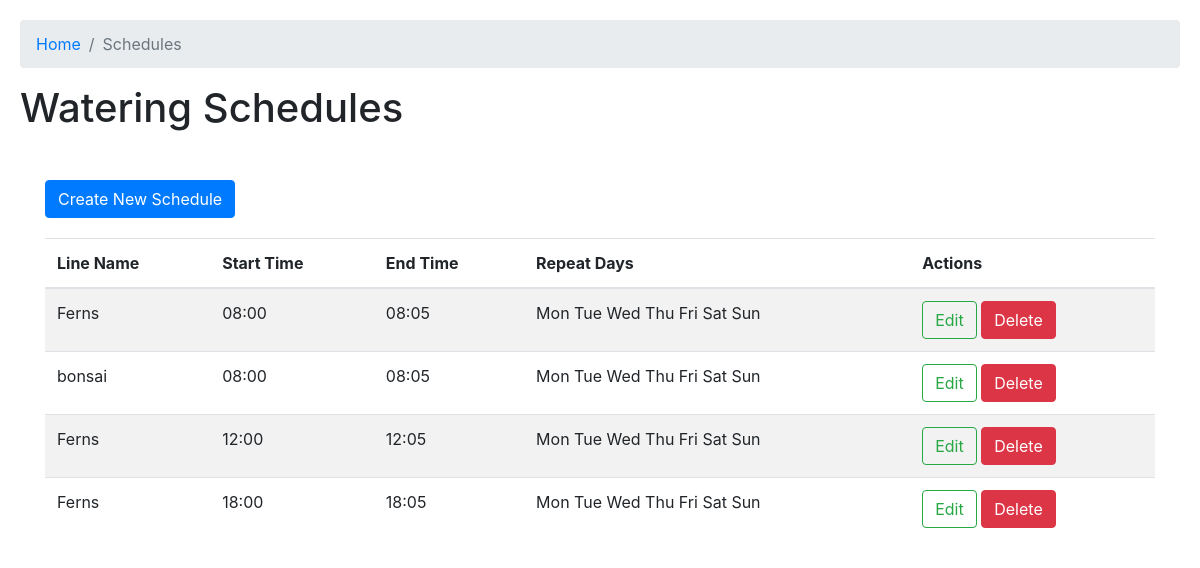
/schedules/, run on an earlier commit of the app's database.
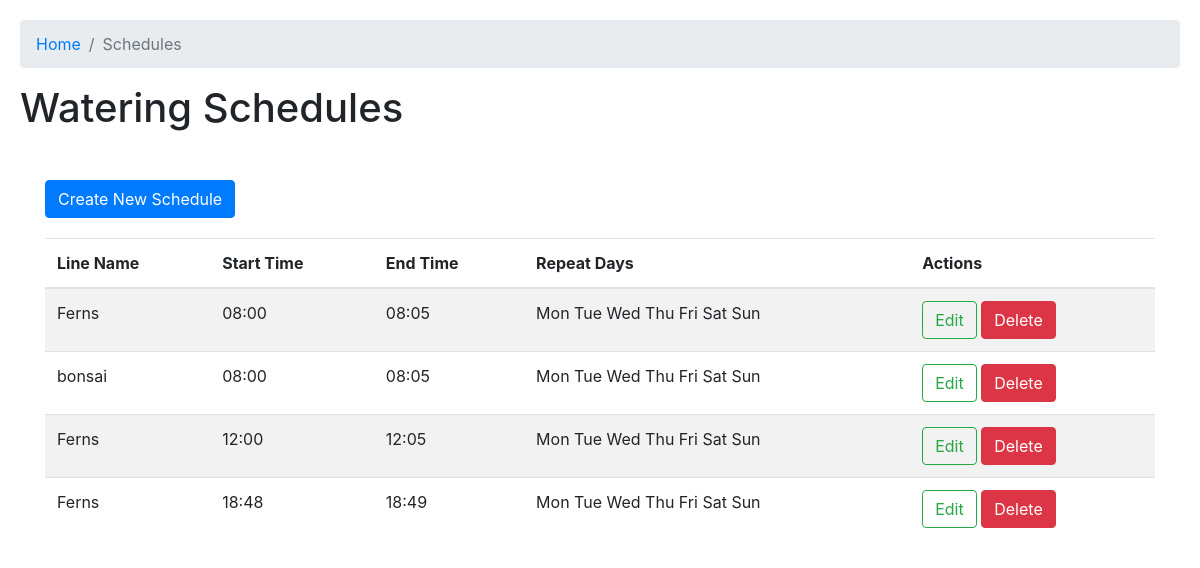
And on a later commit of the database.
### tables this page shows
CREATE TABLE watering_schedule (
        id INTEGER PRIMARY KEY AUTOINCREMENT,
        watering_line_id INTEGER NOT NULL,
        start_time TEXT NOT NULL,
        end_time TEXT NOT NULL,
        repeat_days TEXT NOT NULL,
        FOREIGN KEY (watering_line_id) REFERENCES watering_lines (id) ON DELETE CASCADE
    );

CREATE TABLE watering_lines (
        id INTEGER PRIMARY KEY AUTOINCREMENT,
        name TEXT NOT NULL,
        gpio_pin INTEGER NOT NULL UNIQUE
    );

### main.py (the view)
@app.route("/schedules/")
def list_schedules():
    with SQLite() as db:
        schedules = db.execute('''
        SELECT s.id, w.name AS watering_line, s.start_time, s.end_time, s.repeat_days
        FROM watering_schedule s
        JOIN watering_lines w ON s.watering_line_id = w.id
        ''').fetchall()
    return render_template("list_schedules.html", schedules=schedules)

### utils.py (called while the page is built)
def dict_factory(cursor, row):
    fields = [column[0] for column in cursor.description]
    return {key: value for key, value in zip(fields, row)}

    def __enter__(self):
        try:
            self.conn = sqlite3.connect(self.file)
            self.conn.row_factory = dict_factory
            return self.conn
        except sqlite3.Error as e:
            raise RuntimeError(f"Database connection failed: {e}")

    def __exit__(self, type, value, traceback):
        if self.conn:
            if traceback is None:  # Commit only if no exception occurred
                self.conn.commit()
            self.conn.close()

### templates/list_schedules.html
{% extends 'layout.html' %} {% block header %}
<h1>{% block title %}Watering Schedules{% endblock %}</h1>
{% endblock %} {% block nav%}
<li class="breadcrumb-item"><a href="/">Home</a></li>
<li class="breadcrumb-item active" aria-current="page">Schedules</li>
{% endblock %} {% block content %}
<a
  href="{{ url_for('create_schedule') }}"
  style="margin-bottom: 20px; display: inline-block"
>
  <button type="button" class="btn btn-primary">Create New Schedule</button>
</a>
<table class="table table-striped">
  <thead>
    <tr>
      <th>Line Name</th>
      <th>Start Time</th>
      <th>End Time</th>
      <th>Repeat Days</th>
      <th>Actions</th>
    </tr>
  </thead>
  <tbody>
    {% for schedule in schedules %}
    <tr>
      <td>{{ schedule.watering_line }}</td>
      <td>{{ schedule.start_time }}</td>
      <td>{{ schedule.end_time }}</td>
      <td style="overflow-wrap: anywhere">
        {{ " ".join(schedule.repeat_days.split(','))}}
      </td>
      <td>
        <a href="{{ url_for('edit_schedule', schedule_id=schedule.id) }}">
          <button type="button" class="btn btn-outline-success">Edit</button>
        </a>
        <a
          href="{{ url_for('delete_schedule', schedule_id=schedule.id) }}"
          onclick="return confirm('Are you sure you want to delete this schedule?');"
        >
          <button class="btn btn-danger">Delete</button>
        </a>
      </td>
    </tr>
    {% endfor %}
  </tbody>
</table>
{% endblock %}

What changed in the data, as far as the page shows it:
changed watering_schedule (number 4 of 4 on the later page): start_time "18:00" → "18:48"; end_time "18:05" → "18:49"
